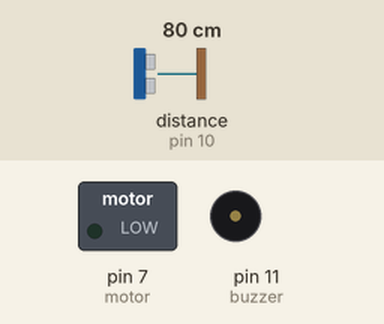
The sketch below on a simulated Arduino Uno, built with avr-gcc and run on an emulated ATmega328P. Parts: switched loads named in the sketch (green lamp = pin HIGH), buzzer (waves = sounding, pin HIGH). Wiring (inferred from the names in the program): ultrasonic range finder: trigger pin 9; echo pin 10. Inputs (shaded band) come from the test bench; at power-on: distance to the obstacle (sensor on pin 10) 80 cm. The echo pulse lasts 58.3 µs per cm; pins used as bus, display or sensor lines are not drawn.

Above: at 1.3 s.
1.4 s: distance to the obstacle (sensor on pin 10) set to 73 cm
2.9 s: distance to the obstacle (sensor on pin 10) set to 68 cm
At 4.2 s:
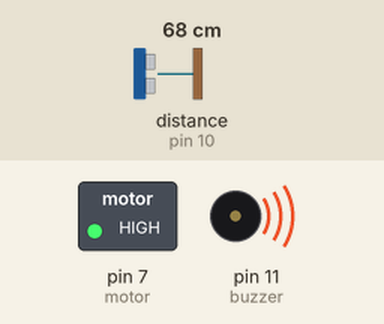
4.5 s: distance to the obstacle (sensor on pin 10) set to 120 cm
At 4.9 s:
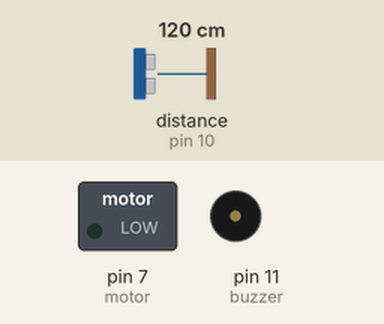
6.0 s: distance to the obstacle (sensor on pin 10) set to 2 cm
At 6.6 s:
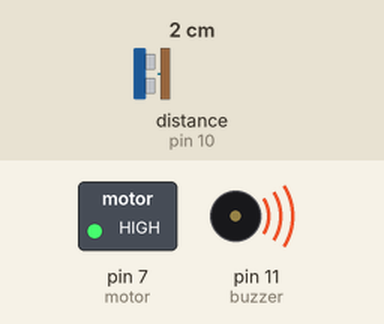
Timing chart, 0 to 8.5 s (numbered marks = the images above; inputs shaded):
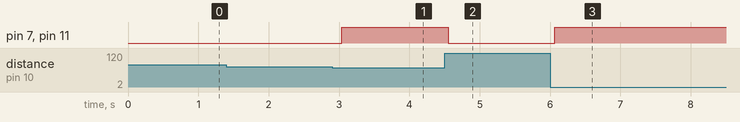

The sketch:

blind_stick_new.ino
```cpp
#define trigPin 9


#define echoPin 10


#define motor 7


#define buzzer 11


void setup()

{

pinMode(trigPin, OUTPUT);


pinMode(echoPin, INPUT);


pinMode(motor, OUTPUT);


pinMode(buzzer,OUTPUT);


}


void loop()


{


long duration, distance;


digitalWrite(trigPin, LOW);


delayMicroseconds(2);


digitalWrite(trigPin, HIGH);


delayMicroseconds(10);


digitalWrite(trigPin, LOW);


duration = pulseIn(echoPin, HIGH);


distance = (duration/2) / 29.1;


if (distance < 70)     // This is where checking the distance you can change the value


{


digitalWrite(motor,HIGH);    // When the the distance below 100cm


digitalWrite(buzzer,HIGH);


} else


{


digitalWrite(motor,LOW);     // when greater than 100cm


digitalWrite(buzzer,LOW);


} delay(500);


}
```

Measured:
- the behaviour switches between 71 and 70 cm on distance to the obstacle (sensor on pin 10) (found by bisection; images 0 and 1)
- after the input at 1.4 s, every drawn part: stays the same
- after the input at 2.9 s, pin 7 (motor), pin 11 (buzzer): LOW → HIGH after 0.13 s
- after the input at 4.5 s, pin 7 (motor), pin 11 (buzzer): HIGH → LOW after 0.05 s
- after the input at 6.0 s, pin 7 (motor), pin 11 (buzzer): LOW → HIGH after 0.07 s
